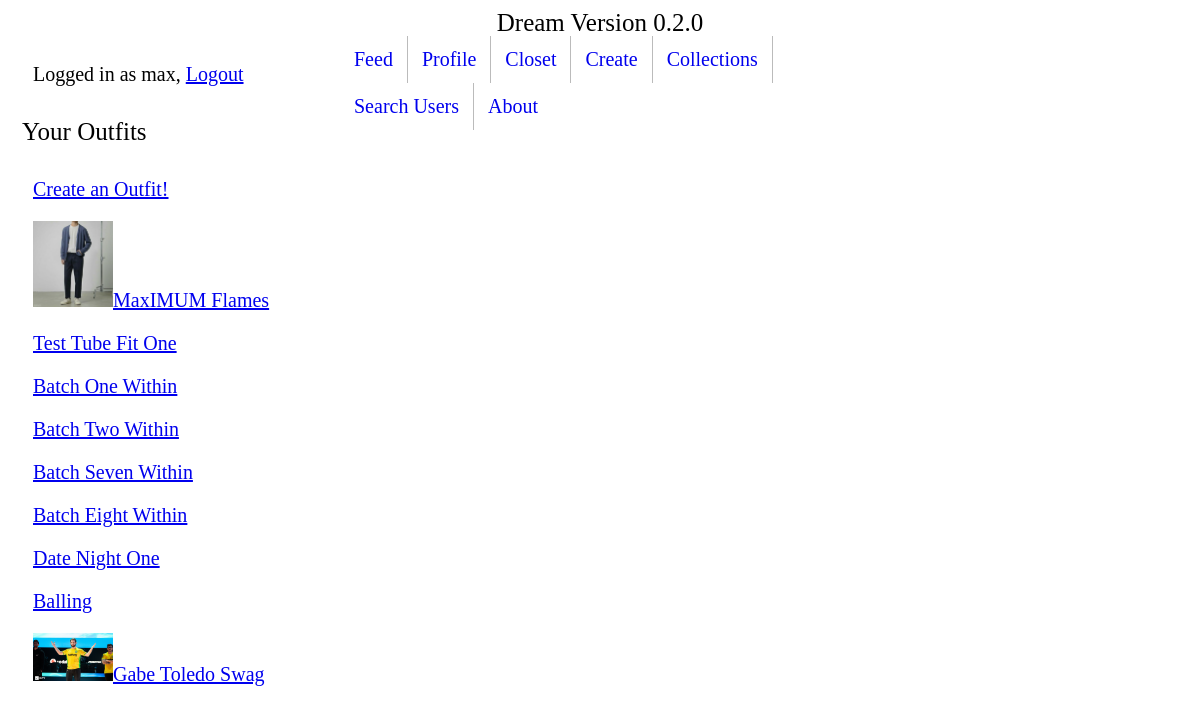
Before: /clothing/ (signed in) with the older database file.
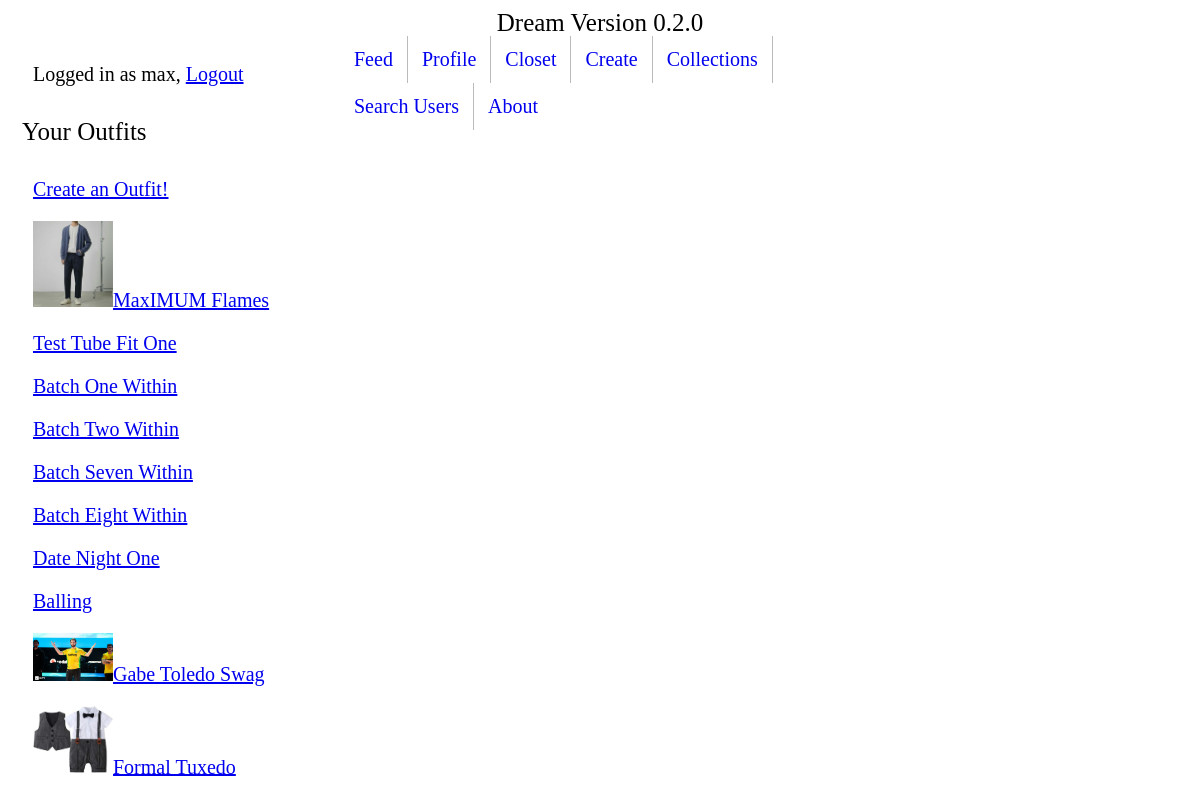
After: the same page with the newer database file.
### clothing/models.py (models this page shows, shortened)
class Outfit(models.Model):
    title = models.CharField(max_length=120)
    top = models.ForeignKey('Article', on_delete=models.SET_NULL, related_name="outfit_top", null=True)
    bottom = models.ForeignKey('Article', on_delete=models.SET_NULL, related_name="outfit_bottom", null=True)
    shoes = models.ForeignKey('Article', on_delete=models.SET_NULL, related_name="outfit_shoes", null=True)
    creator = models.ForeignKey(User, on_delete=models.SET_NULL, null=True)
    creation_date = models.DateTimeField(auto_now_add=True)
    image = models.ImageField(upload_to='outfit-image', blank=True)
    favorited = models.ManyToManyField(User, blank=True, related_name="outfit_favorited_by")
    def get_absolute_url(self):
        return reverse('clothing:outfit-detail', kwargs={"pk": self.pk})

### clothing/views.py (the view)
# urls.py: path('', OutfitListView.as_view(), name='outfit-list'),
class OutfitListView(ListView, LoginRequiredMixin):
    def get_queryset(self):
        return Outfit.objects.filter(creator=self.request.user)

### clothing/templates/clothing/outfit_list.html
{% extends 'base.html' %}
{% block content %}
<h1>Your Outfits</h1>
<p><a href="create-outfit/">Create an Outfit!</a></p>
{% for instance in object_list %}
 <div class="list-img-format">
    {% if instance.image %}
            <p><img src="{{ instance.image.url }}" alt="No Image." width = 80><a href='{{ instance.get_absolute_url }}'>{{ instance.title }}</a></p>
    {% else %}
        <p><a href='{{ instance.get_absolute_url }}'>{{ instance.title }}</a></p>
    {% endif %}
     </div>
{% endfor %}
{% endblock %}

### templates/base.html (shortened to what this page needs)
<body>
  <p class="toptitle">Dream Version 0.2.0</p>
</body>
<ul class="navbar">
  <li><a href="/feed">Feed</a></li>
  <li><a href="/userprofiles/my-profile">Profile</a></li>
  <li class="dropdown">
    <a href="/clothing/closet" class="dropbtn">Closet</a>
  </li>
  <li class="dropdown">
    <a href="/clothing/create-outfit" class="dropbtn">Create</a>
  </li>
  <li><a href="/clothing/collections">Collections</a></li>
  <li><a href="/userprofiles">Search Users</a></li>
  <li><a href="/about">About</a></li>
</ul>
  {% if user.is_authenticated %}
    <p>Logged in as {{ user.get_username }}, <a href="{% url 'logout'%}">Logout</a></p>
  {% elif 'logout' in request.path %}
  {% else %}
    <p><a href="{% url 'login'%}?next={{request.path}}">Login</a></p>
  {% endif %}
{% block content %}{% endblock %}

### templates/base.html (style rules this page uses)
h1 { padding: 12px 14px; }
h1 { font-family:calibri; font-size: 25px; font-weight: 500; }
p { padding: 0px 25px; font-family: calibri light; font-size: 20px; }
li { float: left; border-right: 1px solid #bbb; }
li:last-child { border-right: none; }
li a { display: block; padding: 12px 14px; text-align: center; text-decoration: none; text-color: black; }
p.toptitle { font-family:calibri light; font-size: 25px; text-align: center; padding: 1px 1px; left: 50% transform: translate(-50%, -50%); }
ul.navbar { display: inline-block; list-style-type: none; text-align: center; font-family:calibri light; font-size: 20px; position: absolute; left: 50%; transform: translate(-50%, -50%); }

Changed rows visible on the page:
added Outfit: image (picture), title "Formal Tuxedo"
